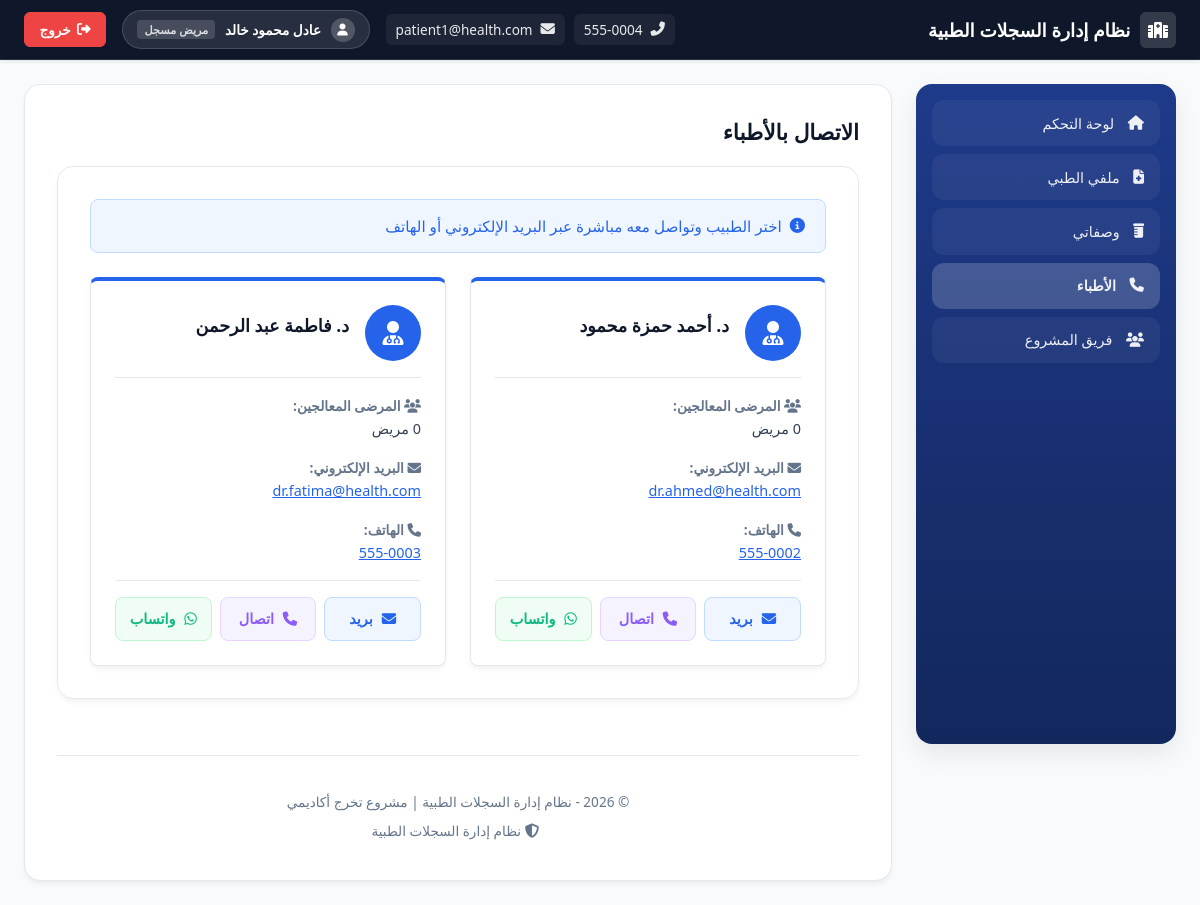
Page /contact-doctors.php (signed in) on the committed database.
### tables this page shows
CREATE TABLE IF NOT EXISTS users (
    id INT AUTO_INCREMENT PRIMARY KEY,
    fullname VARCHAR(255) NOT NULL,
    username VARCHAR(100) NOT NULL UNIQUE,
    email VARCHAR(255) NOT NULL UNIQUE,
    password VARCHAR(255) NOT NULL,
    role ENUM('admin', 'doc', 'patient') NOT NULL DEFAULT 'patient',
    phone VARCHAR(20) NULL,
    created_at TIMESTAMP DEFAULT CURRENT_TIMESTAMP,
    updated_at TIMESTAMP DEFAULT CURRENT_TIMESTAMP ON UPDATE CURRENT_TIMESTAMP,
    INDEX idx_username (username),
    INDEX idx_email (email),
    INDEX idx_role (role)
);

### app/helpers.php (called while the page is built, shortened)
<?php
function e(mixed $value): string
{
    return htmlspecialchars((string)$value, ENT_QUOTES | ENT_SUBSTITUTE, 'UTF-8');
}

### app/User.php (called while the page is built, shortened)
<?php
require_once __DIR__ . '/helpers.php';
class User
{
    private PDO $pdo;
    public function __construct(PDO $pdo)
    {
        $this->pdo = $pdo;
    }
    public static function isLoggedIn(): bool
    {
        return isset($_SESSION['user_id']);
    }
    public static function getUserId(): ?int
    {
        return $_SESSION['user_id'] ?? null;
    }
    public function getCurrentUser(): ?array
    {
        $sql = "SELECT id, fullname, username, email, role, phone FROM users WHERE id = :id";
        $stmt = $this->pdo->prepare($sql);
        $stmt->execute(['id' => self::getUserId()]);
        return $stmt->fetch();
    }
}

### contact-doctors.php (the view, shortened to what this page needs)
<?php
require_once __DIR__ . '/app/db.php';
require_once __DIR__ . '/app/helpers.php';
require_once __DIR__ . '/app/User.php';
$doctors_query = $pdo->query("
    SELECT DISTINCT u.id, u.fullname, u.email, u.phone, COUNT(mr.id) as patients_count
    FROM users u
    LEFT JOIN medical_records mr ON u.id = mr.doctor_id
    WHERE u.role = 'doc'
    GROUP BY u.id, u.fullname, u.email, u.phone
    ORDER BY u.fullname
");
$doctors = $doctors_query->fetchAll();
?>
<!DOCTYPE html>
<html lang="ar" dir="rtl">
<head>
    <link rel="stylesheet" href="https://cdnjs.cloudflare.com/ajax/libs/font-awesome/6.5.0/css/all.min.css" />
    <link rel="stylesheet" href="assets/css/dashboard.css">
</head>
<body>
    <?php include __DIR__ . '/includes/navbar.php'; ?>
    <main class="main-container">
        <?php include __DIR__ . '/includes/sidebar.php'; ?>
        <section class="content">
            <h2>الاتصال بالأطباء</h2>
            <div class="container">
                <p class="info-message">
                    <i class="fas fa-info-circle"></i> اختر الطبيب وتواصل معه مباشرة عبر البريد الإلكتروني أو الهاتف
                </p>
                <?php if ($doctors): ?>
                    <div class="doctors-grid">
                        <?php foreach ($doctors as $doctor): ?>
                            <div class="doctor-card">
                                <div class="doctor-header">
                                    <div class="doctor-avatar">
                                        <i class="fas fa-user-md"></i>
                                    </div>
                                    <h3 class="doctor-name"><?= e($doctor['fullname']) ?></h3>
                                </div>
                                <div class="doctor-info">
                                    <strong><i class="fas fa-users"></i> المرضى المعالجين:</strong><br>
                                    <?= (int)$doctor['patients_count'] ?> مريض
                                </div>
                                <div class="doctor-info">
                                    <strong><i class="fas fa-envelope"></i> البريد الإلكتروني:</strong><br>
                                    <a href="mailto:<?= e($doctor['email']) ?>" class="email-link">
                                        <?= e($doctor['email']) ?>
                                    </a>
                                </div>
                                <div class="doctor-info">
                                    <strong><i class="fas fa-phone"></i> الهاتف:</strong><br>
                                    <?php if ($doctor['phone']): ?>
                                        <a href="tel:<?= e($doctor['phone']) ?>" class="email-link">
                                            <?= e($doctor['phone']) ?>
                                        </a>
                                    <?php else: ?>
                                        <span class="text-muted">غير محدد</span>
                                    <?php endif; ?>
                                </div>
                                <div class="contact-buttons">
                                    <a href="mailto:<?= e($doctor['email']) ?>" class="btn btn-email btn-flex">
                                        <i class="fas fa-envelope"></i> بريد
                                    </a>
                                    <?php if ($doctor['phone']): ?>
                                        <a href="tel:<?= e($doctor['phone']) ?>" class="btn btn-phone btn-flex">
                                            <i class="fas fa-phone"></i> اتصال
                                        </a>
                                        <a href="https://wa.me/<?= preg_replace('/[^0-9]/', '', $doctor['phone']) ?>" target="_blank" class="btn btn-whatsapp btn-flex">
                                            <i class="fab fa-whatsapp"></i> واتساب
                                        </a>
                                    <?php endif; ?>
                                </div>
                            </div>
                        <?php endforeach; ?>
                    </div>
                <?php endif; ?>
            </div>
            <?php include __DIR__ . '/includes/footer.php'; ?>
        </section>
    </main>
</body>
</html>

### includes/navbar.php (shortened to what this page needs)
<?php
if (!isset($currentUser)) {
    $userObj = new User($pdo);
    $currentUser = $userObj->getCurrentUser();
}
$fullname = $currentUser['fullname'] ?? '';
$email = $currentUser['email'] ?? '';
$phone = $currentUser['phone'] ?? '';
if (!isset($display_role)) {
    $current_role = $currentUser['role'] ?? 'patient';
    $_nav_role_names = ['admin' => 'مسؤول النظام', 'doc' => 'طبيب معالج', 'patient' => 'مريض مسجل'];
    $display_role = $_nav_role_names[$current_role] ?? 'مستخدم';
    $role_class_attr = 'role-' . $current_role;
} else {
    $role_class_attr = 'role-patient';
}
?>
<nav class="navbar">
    <a href="dashboard.php" class="navbar-brand">
        <div class="icon-wrap">
            <i class="fas fa-hospital"></i>
        </div>
        <span><?= e(APP_NAME) ?></span>
    </a>
    <div class="navbar-end">
        <div class="contact-links">
            <?php if (!empty($phone)): ?>
                <a href="tel:<?= e($phone) ?>" title="الهاتف" class="contact-item"><i class="fas fa-phone-alt"></i> <?= e($phone) ?></a>
            <?php endif; ?>
            <?php if (!empty($email)): ?>
                <a href="mailto:<?= e($email) ?>" title="البريد الإلكتروني" class="contact-item"><i class="fas fa-envelope"></i> <?= e($email) ?></a>
            <?php endif; ?>
        </div>
        <div class="user-pill">
            <div class="avatar"><i class="fas fa-user"></i></div>
            <div class="name"><?= e($fullname) ?></div>
            <div class="role-badge <?= e($role_class_attr) ?>"><?= e($display_role ?? '') ?></div>
        </div>
        <a href="logout.php" class="btn-logout"><i class="fas fa-sign-out-alt"></i> <span>خروج</span></a>
    </div>
</nav>

### rows in the picture
users: phone "555-0004", email "patient1@health.com", fullname "عادل محمود خالد", role "مريض مسجل"
users: fullname "د. أحمد حمزة محمود", email "dr.ahmed@health.com", phone "555-0002"
users: fullname "د. فاطمة عبد الرحمن", email "dr.fatima@health.com", phone "555-0003"

### other values in the picture
APP_NAME "نظام إدارة السجلات الطبية"
$item['label'] "لوحة التحكم"
$item['label'] "ملفي الطبي"
$item['label'] "وصفاتي"
$item['label'] "الأطباء"
$item['label'] "فريق المشروع"
